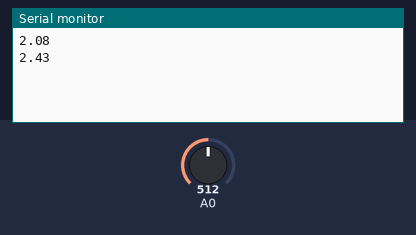
Recording of a sketch running on a simulated Arduino Uno, built with avr-gcc and run on an emulated ATmega328P. Parts: the last lines printed to the serial monitor. The test bench sets the inputs (shaded band); at power-on: A0 = 512.

Above: at 1.2 s.
1.3 s: A0 set to 716
At 2.6 s:
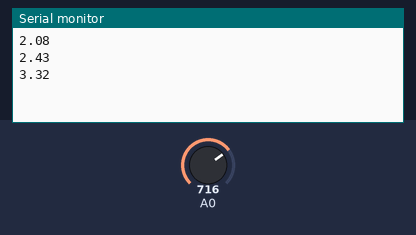
2.8 s: A0 set to 900
At 3.7 s:
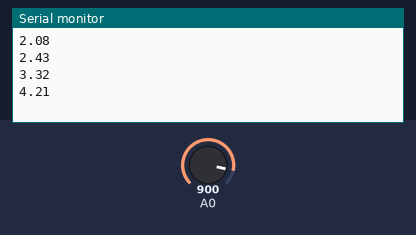
Timing chart, 0 to 5.8 s (numbered marks = the images above; inputs shaded):
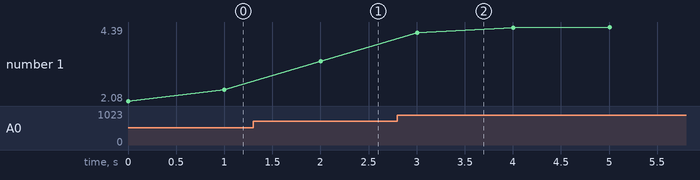

Measured:
- after the input at 1.3 s, the serial monitor: prints a new line after 0.70 s (image 1)
- after the input at 2.8 s, the serial monitor: prints a new line after 0.20 s (image 2)
- plotted number 1: 2.43 → 3.32 after the input at 1.3 s, 3.32 → 4.39 after the input at 2.8 s

The sketch:

lab2.ino
```cpp
float Analogin = 0;

void setup() {
 pinMode(A0,INPUT);
Serial.begin(9600);
}
void loop() {
 int i;
 float Vin;
 for (i=0;i<=4;i++)
Analogin = 0.7* Analogin + 0.3* analogRead(A0);
Vin =  Analogin* 5 / 1024;
Serial.println(Vin);
delay(1000);
}
```
